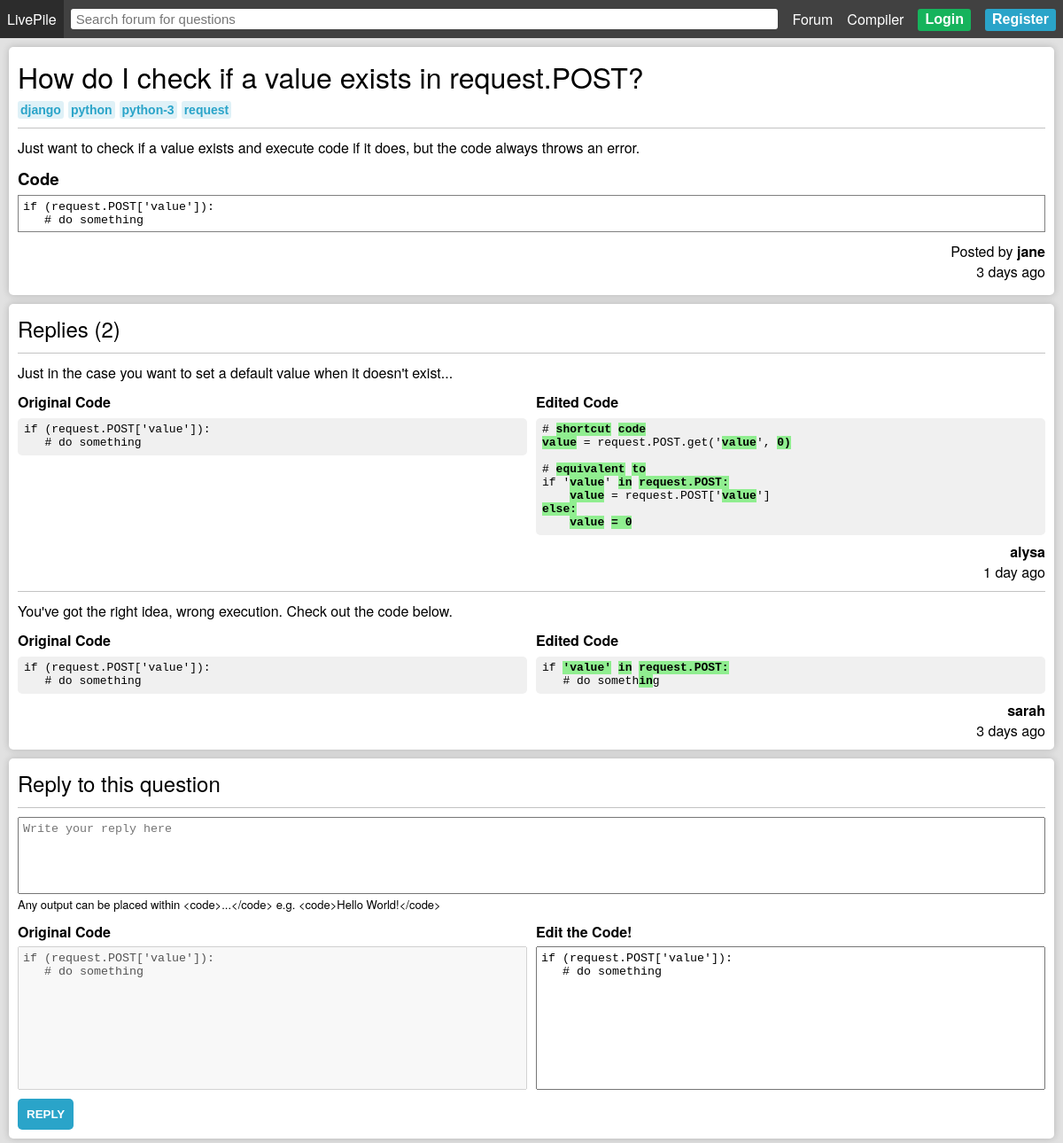
Screenshot of /post/3 with the database file from the repository.
### forum/models.py (models this page shows, shortened)
class Post(models.Model):
    title = models.CharField(max_length=255)
    content = models.TextField()
    code = models.TextField(blank=True)
    tags = models.ManyToManyField(Tag, default=None, related_name='posts')
    author = models.ForeignKey(Profile, on_delete=models.CASCADE, related_name='posts')
    created = models.DateTimeField(auto_now_add=True)
    def get_tags(self):
        return self.tags.all()
    def get_replies(self):
        return self.replies.all()
    def get_num_replies(self):
        return self.replies.all().count()
    def get_elapsed_time(self):
        duration = (datetime.now(timezone.utc) - self.created).total_seconds()
        years = divmod(duration, 32140800)
        months = divmod(years[1], 2678400)
        days = divmod(months[1], 86400)
        hours = divmod(days[1], 3600)
        minutes = divmod(hours[1], 60)
        elapsed = ""
        if (years[0] > 0):
            if (years[0] < 2):
                elapsed = str(int(years[0])) + " year "
            else:
                elapsed = str(int(years[0])) + " years "
        elif (months[0] > 0):
            if (months[0] < 2):
                elapsed = str(int(months[0])) + " month "
            else:
                elapsed = str(int(months[0])) + " months "
        elif (days[0] > 0):
            if (days[0] < 2):
                elapsed = str(int(days[0])) + " day "
            else:
                elapsed = str(int(days[0])) + " days "
        elif (hours[0] > 0):
            if (hours[0] < 2):
                elapsed = str(int(hours[0])) + " hour "
            else:
                elapsed = str(int(hours[0])) + " hours "
        elif (minutes[0] > 0):
            if (minutes[0] < 2):
                elapsed = str(int(minutes[0])) + " min "
            else:
                elapsed = str(int(minutes[0])) + " mins "
        else:
            elapsed = "a while "
        return f"{elapsed}"
    class Meta:
        ordering = ('-created',)

class Tag(models.Model):
    tag = models.CharField(max_length=100)
    def __str__(self):
        return f"{self.tag}"
    class Meta:
        ordering = ('tag',)

class Profile(models.Model):
    user = models.OneToOneField(User, on_delete=models.CASCADE)
    fname = models.CharField(max_length=255, blank=True)
    lname = models.CharField(max_length=255, blank=True)
    avatar = models.ImageField(default='avatars/default-avatar.png', upload_to='avatars/', validators=[FileExtensionValidator(['png', 'jpg', 'jpeg'])])
    created = models.DateTimeField(auto_now_add=True)
    def __str__(self):
        return f"{self.user.username}"

class Reply(models.Model):
    content = models.TextField()
    code = models.TextField(blank=True)
    post = models.ForeignKey(Post, on_delete=models.CASCADE, related_name='replies')
    author = models.ForeignKey(Profile, on_delete=models.CASCADE, related_name='replies')
    created = models.DateTimeField(auto_now_add=True)
    def get_elapsed_time(self):
        duration = (datetime.now(timezone.utc) - self.created).total_seconds()
        years = divmod(duration, 32140800)
        months = divmod(years[1], 2678400)
        days = divmod(months[1], 86400)
        hours = divmod(days[1], 3600)
        minutes = divmod(hours[1], 60)
        elapsed = ""
        if (years[0] > 0):
            if (years[0] < 2):
                elapsed = str(int(years[0])) + " year "
            else:
                elapsed = str(int(years[0])) + " years "
        elif (months[0] > 0):
            if (months[0] < 2):
                elapsed = str(int(months[0])) + " month "
            else:
                elapsed = str(int(months[0])) + " months "
        elif (days[0] > 0):
            if (days[0] < 2):
                elapsed = str(int(days[0])) + " day "
            else:
                elapsed = str(int(days[0])) + " days "
        elif (hours[0] > 0):
            if (hours[0] < 2):
                elapsed = str(int(hours[0])) + " hour "
            else:
                elapsed = str(int(hours[0])) + " hours "
        elif (minutes[0] > 0):
            if (minutes[0] < 2):
                elapsed = str(int(minutes[0])) + " min "
            else:
                elapsed = str(int(minutes[0])) + " mins "
        else:
            elapsed = "a while "
        return f"{elapsed}"
    class Meta:
        ordering = ('-created',)

### forum/views.py (the view, shortened to what this page needs)
# urls.py: path('post/<int:pk>', views.post, name='post'),
def post(request, pk):
    context = {}
    if request.user.is_authenticated:
        context['my_profile'] = Profile.objects.get(user=request.user)
    try:
        post = Post.objects.get(pk=pk)
        post.content = post.content.replace("<code>", "<pre>")
        post.content = post.content.replace("</code>", "</pre>")
        context['post'] = post
        replies = post.get_replies()
        for reply in replies:
            reply.content = reply.content.replace("<code>", "<pre>")
            reply.content = reply.content.replace("</code>", "</pre>")
            if reply.code != '':
                newCode = compare(post.code, reply.code)
                reply.code = newCode
        context['replies'] = replies
    except Exception as e:
        print("views.post threw an error", e)
    return render(request, 'forum/post.html', context)

### forum/views.py (called while the page is built)
def find_indices(s):
    list = []
    for pos, char in enumerate(s):
        if(char == "_"):
            list.append(pos)
    return list

def consecutiveRanges(a, n):
    length = 1
    list = []
    if (n == 0):
        return list
    for i in range (1, n + 1):
        if (i == n or a[i] - a[i - 1] != 1):
            if (length == 1):
                list.append(str(a[i - length]))
            else:
                temp = (str(a[i - length]) + ":" + str(a[i - 1] + 1))
                list.append(temp)
            length = 1
        else:
            length += 1
    return list

def tokenize(s):
    return re.split('\s+', s)

def untokenize(ts):
    return ' '.join(ts)

def equalize(original, edited):
    l1 = tokenize(original)
    l2 = tokenize(edited)
    res1 = []
    res2 = []
    prev = difflib.Match(0,0,0)
    for match in difflib.SequenceMatcher(a=l1, b=l2).get_matching_blocks():
        if (prev.a + prev.size != match.a):
            for i in range(prev.a + prev.size, match.a):
                res2 += ['_' * len(l1[i])]
            res1 += l1[prev.a + prev.size:match.a]
        if (prev.b + prev.size != match.b):
            for i in range(prev.b + prev.size, match.b):
                res1 += ['_' * len(l2[i])]
            res2 += l2[prev.b + prev.size:match.b]
        res1 += l1[match.a:match.a+match.size]
        res2 += l2[match.b:match.b+match.size]
        prev = match
    return untokenize(res1), untokenize(res2)

def compare(original, edited):
    s1, s2 = equalize(original, edited)
    arr1 = find_indices(s1)
    color_arr = consecutiveRanges(arr1, len(arr1))
    words_to_highlight = []
    for color in color_arr:
        color = color.split(":")
        start = None
        end = None
        try:
            start = int(color[0])
            end = int(color[1])
        except Exception as e:
            pass
        words_to_highlight.append(s2[start:end])
    try:
        for i in range(len(words_to_highlight)):
            edited = edited.replace(words_to_highlight[i], "<span style='background-color: lightgreen; font-weight: bold;'>" + words_to_highlight[i] + "</span>")
    except Exception as e:
        print(e)
    edited = "<span>" + edited + "</span>"
    return edited

### forum/templates/forum/post.html (shortened to what this page needs)
{% extends "./index.html" %}
{% block content %}
        <div class="content">
            {% if post %}
            <div class="col">
                <div class="box shadow">
                    <div class="row">
                        <div class="col horizontal-align" style="flex: 1;">
                            <h1 style="text-align: left; font-weight: 500;">{{ post.title }}</h1>
                            {% if post.tags %}
                            <div class="row" style="margin-top: 5px;">
                                {% for tag in post.get_tags %}
                                <form class="col" method="post" action="/search/">
                                    <input class="tag" name="tag" type="submit" value="{{ tag }}" />
                                </form>
                                {% endfor %}
                            </div>
                            {% endif %}
                        </div>
                    </div>
                    <div class="divider"></div>
                    <div style="margin-bottom: 10px;">
                        {{ post.content|safe }}
                    </div>
                    {% if post.code %}
                    <div class="col">
                        <h3>Code</h3>
                        <textarea id="original-code" style="resize: none; margin: 5px 0; padding: 5px; color: black; background-color: white; border-color: gray;" disabled>{{ post.code|safe }}</textarea>
                    </div>
                    <div class="col" style="align-items: flex-end; margin: 5px 0;">
                        <span>Posted by <a style="text-decoration: none; color: black; font-weight: bold;" href="{% url 'profile' post.author %}">{{ post.author }}</a></span>
                        <span>{{ post.get_elapsed_time }}ago</span>
                    </div>
                    {% endif %}
                </div>
                <div class="box shadow">
                    <h2 style="font-weight: 500;">Replies ({{ post.get_num_replies }})</h2>
                    {% if replies %}
                    {% for reply in replies %}
                    <div class="divider"></div>
                    <div style="margin-bottom: 10px;">
                        {{ reply.content|safe }}
                    </div>
                    {% if reply.code %}
                    <div class="row">
                        <div style="flex: 1; margin-right: 5px;">
                            <b>Original Code</b>
                            <pre>{{ post.code }}</pre>
                        </div>
                        <div style="flex: 1; margin-left: 5px;">
                            <b>Edited Code</b>
                            <pre>{{ reply.code|safe }}</pre>
                        </div>
                    </div>
                    {% endif %}
                    <div class="col" style="align-items: flex-end;">
                        <span><a style="text-decoration: none; color: black; font-weight: bold;" href="{% url 'profile' reply.author %}">{{ reply.author }}</a></span>
                        <span>{{ reply.get_elapsed_time }}ago</span>
                    </div>
                    {% endfor %}
                    {% else %}
                    <div class="divider"></div>
                    No replies at the moment. Be the first to reply!
                    {% endif %}
                </div>
                <div class="box shadow">
                    <h2 style="font-weight: 500;">Reply to this question</h2>
                    <div class="divider"></div>
                    <form class="col" method="post" action="{% url 'post' post.pk %}">
                        <textarea name="content" style="resize: none; padding: 5px;" rows="5" placeholder="Write your reply here" required></textarea>
                        <span style="font-size: 13px; margin: 2px 0 10px 0;">Any output can be placed within &#60;code&#62;...&#60;/code&#62; e.g. &#60;code&#62;Hello World!&#60;/code&#62;</span>
                        <div class="row">
                            <div class="col" style="flex: 1; margin-right: 5px">
                                <b>Original Code</b>
                                <textarea id="original" style="resize: none; padding: 5px; margin-top: 5px;" rows="10" disabled>{{ post.code }}</textarea>
                            </div>
                            <div class="col" style="flex: 1; margin-left: 5px">
                                <b>Edit the Code!</b>
                                <textarea id="code" name="code" style="resize: none; padding: 5px; flex: 1; margin-top: 5px;" rows="10">{{ post.code }}</textarea>
                            </div>
                        </div>
                        <input class="blue form-button" style="margin: 5px 0 0 0; width: fit-content;" type="submit" value="REPLY" />
                    </form>
                </div>
            </div>
            {% else %}
            <div class="box shadow center">
                <span>Post not found. <a class="a-link" href="/">Go home</a>.</span>
            </div>
            {% endif %}
        </div>
{% endblock %}

### forum/static/css/livepile.css (style rules this page uses)
html, body { height: 100%; margin: 0; }
body { width: 100%; height: 100%; display: flex; flex-direction: column; background-color:#e1e1e1; font-family: 'Helvetica Neue', Helvetica, Arial, sans-serif; }
.content { margin: 5px; height: 100%; }
.row { display: flex; flex-direction: row; }
.col { display: flex; flex-direction: column; }
.horizontal-align { display: flex; justify-content: center; }
.blue { background-color: #2aa4c9; color: white; font-weight: bold; }
h1, h2, h3, h4 { margin: 0; padding: 0; }
h1 { text-align: center; }
.box { flex: 1; margin: 5px; padding: 10px; border-radius: 5px; background-color: white; }
.shadow { box-shadow: 0 0 8px rgba(0, 0, 0, 0.2); }
.divider { border-top: 1px solid #c3c3c3; margin: 10px 0; }
.form-button { margin: 5px 0; padding: 10px; border-style: none; border-radius: 5px; }
.tag { background-color: rgba(42, 164, 201, 0.15); width: fit-content; color: #2aa4c9; font-weight: bold; font-size: 14px; padding: 2px 3px; border-radius: 3px; margin-right: 5px; border: 0; }
pre { background-color: #f0f0f0; padding: 5px 7px 7px 7px; border-radius: 5px; margin: 7px 0; color: black; }

### rows the page displays
Post: title "How do I check if a value exists in request.POST?", content "Just want to check if a value exists and execute code if it does, but the code always throws an error.", code "if (request.POST['value']): # do something", author "jane", get_elapsed_time "3 days", get_num_replies "2"
Tag: tag "django"
Tag: tag "python"
Tag: tag "python-3"
Tag: tag "request"
Reply: content "Just in the case you want to set a default value when it doesn't exist...", code "# shortcut code value = request.POST.get(' value ', 0 ) # equivalent to if ' value ' in request.POST: value = request.POST[' value '] else: value = 0", author "alysa", get_elapsed_time "1 day"
Reply: content "You've got the right idea, wrong execution. Check out the code below.", code "if 'value' in request.POST: # do someth in g", author "sarah", get_elapsed_time "3 days"
